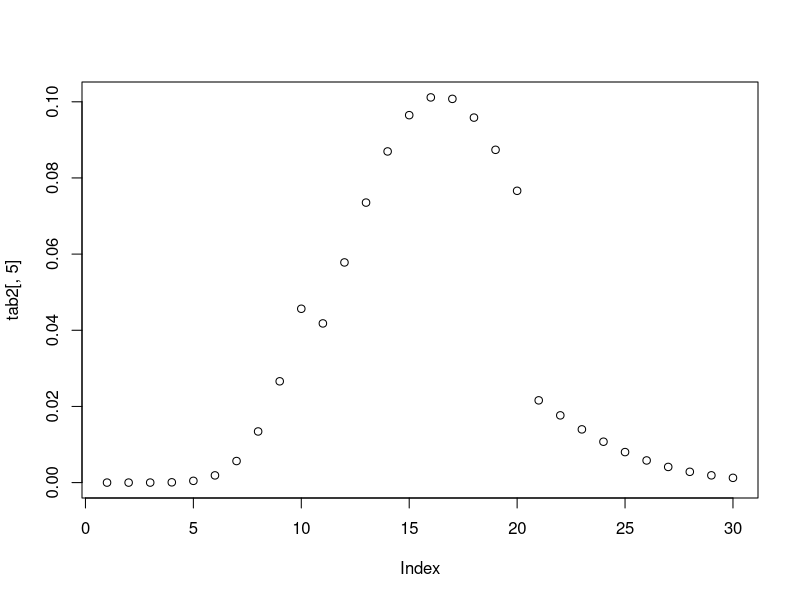

Write the R code that produced this figure.
theta <- seq(1,30)/100
prior2 <- rep(c(5,3,1), each = 10)
vero2 <- dbinom(11,67,theta)
w2 <- prior2*vero2
post2 <- prop.table(w2)
tab2 <- matrix(c(theta,prior2,vero2,w2,post2),nrow=30)

plot(tab2[,5])
